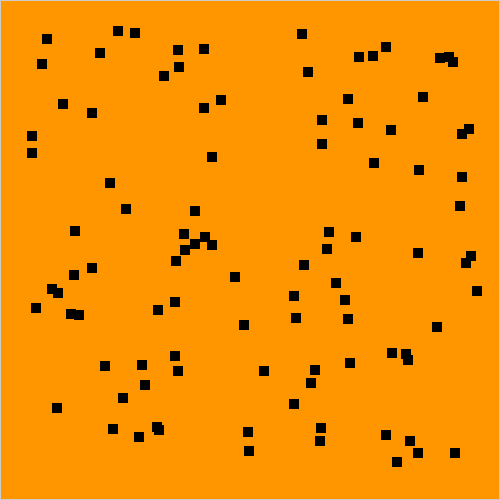
Frame 1 (no input)
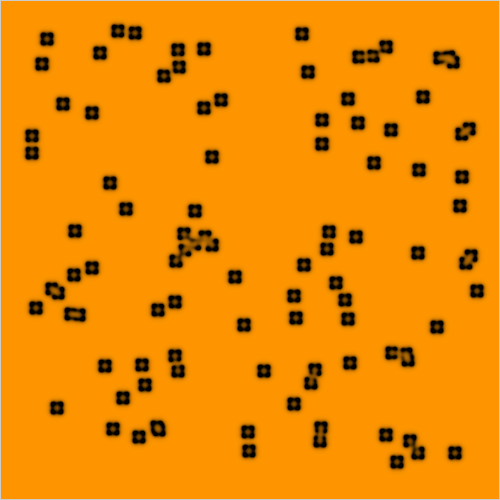
Frame 60 (the mouse pressed at the canvas centre just before this capture)
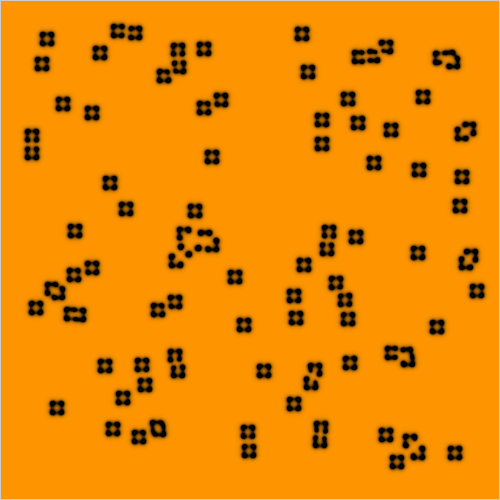
Frame 120 (the mouse held since frame 60 and released just before this capture)

The Processing sketch that drew these frames (run headless with seeded random() and noise(); from frame 60 on, the mouse is pressed at the canvas centre):

// Processing sketch: reaction_diffusion_kolory_hsb
// ── reaction_diffusion_kolory_hsb.pde
// Daniel Shiffman
// http://codingtra.in
// http://patreon.com/codingtrain
// Code for this video: https://youtu.be/BV9ny785UNc

// Written entirely based on
// http://www.karlsims.com/rd.html

// Also, for reference
// http://hg.postspectacular.com/toxiclibs/src/44d9932dbc9f9c69a170643e2d459f449562b750/src.sim/toxi/sim/grayscott/GrayScott.java?at=default

Cell[][] grid;
Cell[][] prev;

void setup() {
  size(500, 500);
  colorMode(HSB);
  grid = new Cell[width][height];
  prev = new Cell[width][height];

  for (int i = 0; i < width; i++) {
    for (int j = 0; j < height; j ++) {
      float a = 1;
      float b = 0;
      grid[i][j] = new Cell(a, b);
      prev[i][j] = new Cell(a, b);
    }
  }

  for (int n = 0; n < 100; n++) {
    int startx = int(random(20, width-20));
    int starty = int(random(20, height-20));

    for (int i = startx; i < startx+10; i++) {
      for (int j = starty; j < starty+10; j ++) {
        float a = 1;
        float b = 1;
        grid[i][j] = new Cell(a, b);
        prev[i][j] = new Cell(a, b);
      }
    }
  }
}

float dA = 1.0;
float dB = 0.3;
float feed = 0.089;
float k = 0.067;

class Cell {
  float a;
  float b;

  Cell(float a_, float b_) {
    a = a_;
    b = b_;
  }
}


void update() {
  for (int i = 1; i < width-1; i++) {
    for (int j = 1; j < height-1; j ++) {

      Cell spot = prev[i][j];
      Cell newspot = grid[i][j];

      float a = spot.a;
      float b = spot.b;

      float laplaceA = 0;
      laplaceA += a*-1;
      laplaceA += prev[i+1][j].a*0.2;
      laplaceA += prev[i-1][j].a*0.2;
      laplaceA += prev[i][j+1].a*0.2;
      laplaceA += prev[i][j-1].a*0.2;
      laplaceA += prev[i-1][j-1].a*0.05;
      laplaceA += prev[i+1][j-1].a*0.05;
      laplaceA += prev[i-1][j+1].a*0.05;
      laplaceA += prev[i+1][j+1].a*0.05;

      float laplaceB = 0;
      laplaceB += b*-1;
      laplaceB += prev[i+1][j].b*0.2;
      laplaceB += prev[i-1][j].b*0.2;
      laplaceB += prev[i][j+1].b*0.2;
      laplaceB += prev[i][j-1].b*0.2;
      laplaceB += prev[i-1][j-1].b*0.05;
      laplaceB += prev[i+1][j-1].b*0.05;
      laplaceB += prev[i-1][j+1].b*0.05;
      laplaceB += prev[i+1][j+1].b*0.05;

      newspot.a = a + (dA*laplaceA - a*b*b + feed*(1-a))*1;
      newspot.b = b + (dB*laplaceB + a*b*b - (k+feed)*b)*1;

      newspot.a = constrain(newspot.a, 0, 1);
      newspot.b = constrain(newspot.b, 0, 1);
    }
  }
}

void swap() {
  Cell[][] temp = prev;
  prev = grid;
  grid = temp;
}

void draw() {
  println(frameRate);

  for (int i = 0; i < 1; i++) {
    update();
    swap();
  }

  loadPixels();
  for (int i = 1; i < width-1; i++) {
    for (int j = 1; j < height-1; j ++) {
      Cell spot = grid[i][j];
      float a = spot.a;
      float b = spot.b;
      int pos = i + j * width;
      pixels[pos] = color(25,255,255*(a-b));
    }
  }
  updatePixels();
}
